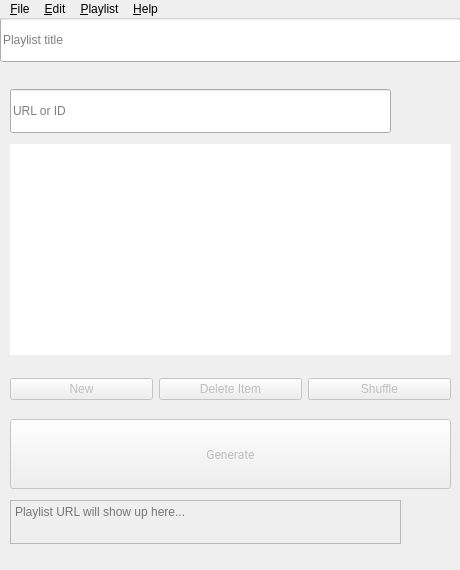
<?xml version="1.0" encoding="UTF-8"?>
<ui version="4.0">
 <class>MainWindow</class>
 <widget class="QMainWindow" name="MainWindow">
  <property name="windowModality">
   <enum>Qt::NonModal</enum>
  </property>
  <property name="geometry">
   <rect>
    <x>0</x>
    <y>0</y>
    <width>460</width>
    <height>570</height>
   </rect>
  </property>
  <property name="sizePolicy">
   <sizepolicy hsizetype="Fixed" vsizetype="Fixed">
    <horstretch>0</horstretch>
    <verstretch>0</verstretch>
   </sizepolicy>
  </property>
  <property name="minimumSize">
   <size>
    <width>460</width>
    <height>570</height>
   </size>
  </property>
  <property name="maximumSize">
   <size>
    <width>460</width>
    <height>570</height>
   </size>
  </property>
  <property name="font">
   <font/>
  </property>
  <property name="windowTitle">
   <string>YouTube Playlist Generator</string>
  </property>
  <property name="windowIcon">
   <iconset>
    <normaloff>../icon/youtube-play.icns</normaloff>../icon/youtube-play.icns</iconset>
  </property>
  <property name="windowOpacity">
   <double>1.000000000000000</double>
  </property>
  <property name="statusTip">
   <string/>
  </property>
  <property name="autoFillBackground">
   <bool>false</bool>
  </property>
  <property name="locale">
   <locale language="English" country="Germany"/>
  </property>
  <property name="unifiedTitleAndToolBarOnMac">
   <bool>false</bool>
  </property>
  <widget class="QWidget" name="centralwidget">
   <widget class="QListWidget" name="listWidget_playlist_items">
    <property name="geometry">
     <rect>
      <x>10</x>
      <y>125</y>
      <width>441</width>
      <height>211</height>
     </rect>
    </property>
    <property name="contextMenuPolicy">
     <enum>Qt::DefaultContextMenu</enum>
    </property>
    <property name="acceptDrops">
     <bool>true</bool>
    </property>
    <property name="frameShape">
     <enum>QFrame::NoFrame</enum>
    </property>
    <property name="tabKeyNavigation">
     <bool>true</bool>
    </property>
    <property name="dragEnabled">
     <bool>true</bool>
    </property>
    <property name="dragDropMode">
     <enum>QAbstractItemView::InternalMove</enum>
    </property>
    <property name="defaultDropAction">
     <enum>Qt::MoveAction</enum>
    </property>
    <property name="alternatingRowColors">
     <bool>false</bool>
    </property>
    <property name="selectionBehavior">
     <enum>QAbstractItemView::SelectItems</enum>
    </property>
    <property name="modelColumn">
     <number>0</number>
    </property>
   </widget>
   <widget class="QTextEdit" name="textEdit_playlist_generated_url">
    <property name="enabled">
     <bool>false</bool>
    </property>
    <property name="geometry">
     <rect>
      <x>10</x>
      <y>481</y>
      <width>391</width>
      <height>44</height>
     </rect>
    </property>
    <property name="cursor" stdset="0">
     <cursorShape>ArrowCursor</cursorShape>
    </property>
    <property name="contextMenuPolicy">
     <enum>Qt::NoContextMenu</enum>
    </property>
    <property name="acceptDrops">
     <bool>false</bool>
    </property>
    <property name="toolTip">
     <string>Playlist URL</string>
    </property>
    <property name="frameShape">
     <enum>QFrame::StyledPanel</enum>
    </property>
    <property name="frameShadow">
     <enum>QFrame::Sunken</enum>
    </property>
    <property name="readOnly">
     <bool>true</bool>
    </property>
    <property name="html">
     <string>&lt;!DOCTYPE HTML PUBLIC &quot;-//W3C//DTD HTML 4.0//EN&quot; &quot;http://www.w3.org/TR/REC-html40/strict.dtd&quot;&gt;
&lt;html&gt;&lt;head&gt;&lt;meta name=&quot;qrichtext&quot; content=&quot;1&quot; /&gt;&lt;meta charset=&quot;utf-8&quot; /&gt;&lt;style type=&quot;text/css&quot;&gt;
p, li { white-space: pre-wrap; }
&lt;/style&gt;&lt;/head&gt;&lt;body style=&quot; font-family:'.AppleSystemUIFont'; font-size:13pt; font-weight:400; font-style:normal;&quot;&gt;
&lt;p style=&quot;-qt-paragraph-type:empty; margin-top:0px; margin-bottom:0px; margin-left:0px; margin-right:0px; -qt-block-indent:0; text-indent:0px;&quot;&gt;&lt;br /&gt;&lt;/p&gt;&lt;/body&gt;&lt;/html&gt;</string>
    </property>
    <property name="acceptRichText">
     <bool>false</bool>
    </property>
    <property name="textInteractionFlags">
     <set>Qt::NoTextInteraction</set>
    </property>
    <property name="placeholderText">
     <string>Playlist URL will show up here...</string>
    </property>
   </widget>
   <widget class="QPushButton" name="pushButton_generate">
    <property name="enabled">
     <bool>false</bool>
    </property>
    <property name="geometry">
     <rect>
      <x>10</x>
      <y>400</y>
      <width>441</width>
      <height>70</height>
     </rect>
    </property>
    <property name="font">
     <font>
      <family>Roboto</family>
     </font>
    </property>
    <property name="cursor">
     <cursorShape>PointingHandCursor</cursorShape>
    </property>
    <property name="toolTip">
     <string>Generate Playlist URL</string>
    </property>
    <property name="styleSheet">
     <string notr="true">QPushButton:enabled {
	color: rgb(255, 255, 255);
	background-color: rgb(255, 23, 68);
}</string>
    </property>
    <property name="text">
     <string>Generate</string>
    </property>
   </widget>
   <widget class="QPushButton" name="pushButton_copy">
    <property name="enabled">
     <bool>false</bool>
    </property>
    <property name="geometry">
     <rect>
      <x>409</x>
      <y>481</y>
      <width>41</width>
      <height>44</height>
     </rect>
    </property>
    <property name="cursor">
     <cursorShape>PointingHandCursor</cursorShape>
    </property>
    <property name="toolTip">
     <string>Copy generated URL</string>
    </property>
    <property name="text">
     <string/>
    </property>
    <property name="icon">
     <iconset>
      <normaloff>../icon/button_icon_copy.svg</normaloff>../icon/button_icon_copy.svg</iconset>
    </property>
    <property name="iconSize">
     <size>
      <width>32</width>
      <height>32</height>
     </size>
    </property>
    <property name="checkable">
     <bool>false</bool>
    </property>
    <property name="flat">
     <bool>true</bool>
    </property>
   </widget>
   <widget class="QPushButton" name="pushButton_add">
    <property name="enabled">
     <bool>false</bool>
    </property>
    <property name="geometry">
     <rect>
      <x>404</x>
      <y>70</y>
      <width>44</width>
      <height>44</height>
     </rect>
    </property>
    <property name="cursor">
     <cursorShape>PointingHandCursor</cursorShape>
    </property>
    <property name="toolTip">
     <string>Add new item</string>
    </property>
    <property name="text">
     <string/>
    </property>
    <property name="icon">
     <iconset>
      <normaloff>../icon/button_icon_add.svg</normaloff>../icon/button_icon_add.svg</iconset>
    </property>
    <property name="iconSize">
     <size>
      <width>38</width>
      <height>38</height>
     </size>
    </property>
    <property name="flat">
     <bool>true</bool>
    </property>
   </widget>
   <widget class="QLineEdit" name="lineEdit_playlist_title">
    <property name="geometry">
     <rect>
      <x>0</x>
      <y>-1</y>
      <width>461</width>
      <height>44</height>
     </rect>
    </property>
    <property name="toolTip">
     <string>Add a playlist title here</string>
    </property>
    <property name="styleSheet">
     <string notr="true"/>
    </property>
    <property name="text">
     <string/>
    </property>
    <property name="frame">
     <bool>true</bool>
    </property>
    <property name="placeholderText">
     <string>Playlist title</string>
    </property>
    <property name="clearButtonEnabled">
     <bool>false</bool>
    </property>
   </widget>
   <widget class="QLineEdit" name="lineEdit_url_id">
    <property name="geometry">
     <rect>
      <x>10</x>
      <y>70</y>
      <width>381</width>
      <height>44</height>
     </rect>
    </property>
    <property name="toolTip">
     <string>Enter URL or ID</string>
    </property>
    <property name="styleSheet">
     <string notr="true"/>
    </property>
    <property name="placeholderText">
     <string>URL or ID</string>
    </property>
   </widget>
   <widget class="QWidget" name="layoutWidget">
    <property name="geometry">
     <rect>
      <x>10</x>
      <y>345</y>
      <width>441</width>
      <height>51</height>
     </rect>
    </property>
    <layout class="QHBoxLayout" name="horizontalLayout">
     <property name="spacing">
      <number>-1</number>
     </property>
     <item>
      <widget class="QPushButton" name="pushButton_new">
       <property name="enabled">
        <bool>false</bool>
       </property>
       <property name="cursor">
        <cursorShape>PointingHandCursor</cursorShape>
       </property>
       <property name="toolTip">
        <string>Create new playlist</string>
       </property>
       <property name="styleSheet">
        <string notr="true"/>
       </property>
       <property name="text">
        <string>New</string>
       </property>
       <property name="icon">
        <iconset>
         <normaloff>../icon/button_icon_reset.svg</normaloff>../icon/button_icon_reset.svg</iconset>
       </property>
       <property name="iconSize">
        <size>
         <width>24</width>
         <height>24</height>
        </size>
       </property>
      </widget>
     </item>
     <item>
      <widget class="QPushButton" name="pushButton_delete_item">
       <property name="enabled">
        <bool>false</bool>
       </property>
       <property name="cursor">
        <cursorShape>PointingHandCursor</cursorShape>
       </property>
       <property name="toolTip">
        <string>Delete selected item</string>
       </property>
       <property name="statusTip">
        <string/>
       </property>
       <property name="styleSheet">
        <string notr="true"/>
       </property>
       <property name="text">
        <string>Delete Item</string>
       </property>
       <property name="icon">
        <iconset>
         <normaloff>../icon/button_icon_delete.svg</normaloff>../icon/button_icon_delete.svg</iconset>
       </property>
       <property name="iconSize">
        <size>
         <width>24</width>
         <height>24</height>
        </size>
       </property>
      </widget>
     </item>
     <item>
      <widget class="QPushButton" name="pushButton_shuffle_playlist">
       <property name="enabled">
        <bool>false</bool>
       </property>
       <property name="cursor">
        <cursorShape>PointingHandCursor</cursorShape>
       </property>
       <property name="toolTip">
        <string>Apply Shuffle</string>
       </property>
       <property name="layoutDirection">
        <enum>Qt::LeftToRight</enum>
       </property>
       <property name="autoFillBackground">
        <bool>false</bool>
       </property>
       <property name="styleSheet">
        <string notr="true"/>
       </property>
       <property name="text">
        <string>Shuffle</string>
       </property>
       <property name="icon">
        <iconset>
         <normaloff>../icon/button_icon_shuffle.svg</normaloff>../icon/button_icon_shuffle.svg</iconset>
       </property>
       <property name="iconSize">
        <size>
         <width>24</width>
         <height>24</height>
        </size>
       </property>
      </widget>
     </item>
    </layout>
   </widget>
  </widget>
  <widget class="QMenuBar" name="menuBarApp">
   <property name="geometry">
    <rect>
     <x>0</x>
     <y>0</y>
     <width>460</width>
     <height>24</height>
    </rect>
   </property>
   <property name="defaultUp">
    <bool>false</bool>
   </property>
   <property name="nativeMenuBar">
    <bool>true</bool>
   </property>
   <widget class="QMenu" name="menuFile">
    <property name="font">
     <font>
      <family>Roboto</family>
     </font>
    </property>
    <property name="title">
     <string>&amp;File</string>
    </property>
    <addaction name="actionNew"/>
    <addaction name="separator"/>
    <addaction name="actionOpen"/>
    <addaction name="separator"/>
    <addaction name="actionSave"/>
    <addaction name="separator"/>
    <addaction name="actionImport"/>
    <addaction name="actionExport"/>
    <addaction name="separator"/>
    <addaction name="actionAbout"/>
    <addaction name="actionSettings"/>
    <addaction name="separator"/>
    <addaction name="actionQuit"/>
   </widget>
   <widget class="QMenu" name="menuEdit">
    <property name="font">
     <font>
      <family>Roboto</family>
     </font>
    </property>
    <property name="tearOffEnabled">
     <bool>false</bool>
    </property>
    <property name="title">
     <string>&amp;Edit</string>
    </property>
    <addaction name="actionUndo"/>
    <addaction name="actionRedo"/>
    <addaction name="separator"/>
    <addaction name="actionCut"/>
    <addaction name="actionCopy"/>
    <addaction name="actionPaste"/>
    <addaction name="separator"/>
    <addaction name="actionSelect_all"/>
    <addaction name="separator"/>
    <addaction name="actionFind"/>
   </widget>
   <widget class="QMenu" name="menuPlaylist">
    <property name="font">
     <font>
      <family>Roboto</family>
     </font>
    </property>
    <property name="title">
     <string>&amp;Playlist</string>
    </property>
    <widget class="QMenu" name="menuSort_items">
     <property name="enabled">
      <bool>false</bool>
     </property>
     <property name="title">
      <string>Sort items</string>
     </property>
     <property name="separatorsCollapsible">
      <bool>false</bool>
     </property>
     <addaction name="actionAscending"/>
     <addaction name="actionDescending"/>
    </widget>
    <widget class="QMenu" name="menuTools">
     <property name="enabled">
      <bool>true</bool>
     </property>
     <property name="title">
      <string>Tools</string>
     </property>
     <addaction name="actionCount_items"/>
     <addaction name="actionClear_all_items"/>
     <addaction name="actionGet_video_information"/>
     <addaction name="actionRemove_duplicates"/>
    </widget>
    <addaction name="actionAdd_item"/>
    <addaction name="actionDelete_Item"/>
    <addaction name="actionRename_item"/>
    <addaction name="separator"/>
    <addaction name="actionShuffle"/>
    <addaction name="separator"/>
    <addaction name="actionGenerate_Playlist"/>
    <addaction name="separator"/>
    <addaction name="menuSort_items"/>
    <addaction name="menuTools"/>
    <addaction name="separator"/>
    <addaction name="actionCopy_URL"/>
   </widget>
   <widget class="QMenu" name="menuHelp">
    <property name="font">
     <font>
      <family>Roboto</family>
     </font>
    </property>
    <property name="title">
     <string>&amp;Help</string>
    </property>
    <addaction name="actionGithub"/>
    <addaction name="separator"/>
    <addaction name="actionReport_a_bug"/>
    <addaction name="actionContact"/>
    <addaction name="separator"/>
    <addaction name="actionAbout_Qt"/>
    <addaction name="separator"/>
    <addaction name="actionLicense"/>
   </widget>
   <addaction name="menuFile"/>
   <addaction name="menuEdit"/>
   <addaction name="menuPlaylist"/>
   <addaction name="menuHelp"/>
  </widget>
  <action name="actionOpen">
   <property name="text">
    <string>Open</string>
   </property>
   <property name="font">
    <font>
     <family>Roboto</family>
    </font>
   </property>
   <property name="shortcut">
    <string>Ctrl+O</string>
   </property>
  </action>
  <action name="actionSave">
   <property name="enabled">
    <bool>false</bool>
   </property>
   <property name="text">
    <string>Save</string>
   </property>
   <property name="font">
    <font>
     <family>Roboto</family>
    </font>
   </property>
   <property name="shortcut">
    <string>Ctrl+S</string>
   </property>
  </action>
  <action name="actionQuit">
   <property name="text">
    <string>Quit</string>
   </property>
   <property name="font">
    <font>
     <family>Roboto</family>
    </font>
   </property>
   <property name="shortcut">
    <string>Alt+F4</string>
   </property>
   <property name="menuRole">
    <enum>QAction::QuitRole</enum>
   </property>
  </action>
  <action name="actionSettings">
   <property name="text">
    <string>Settings</string>
   </property>
   <property name="font">
    <font>
     <family>Roboto</family>
    </font>
   </property>
   <property name="shortcut">
    <string>Alt+,</string>
   </property>
  </action>
  <action name="actionShare">
   <property name="text">
    <string>Share</string>
   </property>
  </action>
  <action name="actionReset_Playlist">
   <property name="enabled">
    <bool>false</bool>
   </property>
   <property name="text">
    <string>Reset</string>
   </property>
   <property name="font">
    <font>
     <family>Roboto</family>
    </font>
   </property>
   <property name="shortcut">
    <string>Alt+R</string>
   </property>
  </action>
  <action name="actionGithub">
   <property name="text">
    <string>Github</string>
   </property>
   <property name="font">
    <font>
     <family>Roboto</family>
    </font>
   </property>
  </action>
  <action name="actionCut">
   <property name="text">
    <string>Cut</string>
   </property>
   <property name="font">
    <font>
     <family>Roboto</family>
    </font>
   </property>
   <property name="shortcut">
    <string>Ctrl+X</string>
   </property>
  </action>
  <action name="actionCopy">
   <property name="text">
    <string>Copy</string>
   </property>
   <property name="font">
    <font>
     <family>Roboto</family>
    </font>
   </property>
   <property name="shortcut">
    <string>Ctrl+C</string>
   </property>
  </action>
  <action name="actionPaste">
   <property name="text">
    <string>Paste</string>
   </property>
   <property name="font">
    <font>
     <family>Roboto</family>
    </font>
   </property>
   <property name="shortcut">
    <string>Ctrl+V</string>
   </property>
  </action>
  <action name="actionGenerate_Playlist">
   <property name="enabled">
    <bool>false</bool>
   </property>
   <property name="text">
    <string>Generate</string>
   </property>
   <property name="font">
    <font>
     <family>Roboto</family>
    </font>
   </property>
   <property name="shortcut">
    <string>Ctrl+G</string>
   </property>
  </action>
  <action name="actionShuffle">
   <property name="enabled">
    <bool>false</bool>
   </property>
   <property name="text">
    <string>Shuffle</string>
   </property>
   <property name="font">
    <font>
     <family>Roboto</family>
    </font>
   </property>
   <property name="shortcut">
    <string>Alt+S</string>
   </property>
  </action>
  <action name="actionUndo">
   <property name="text">
    <string>Undo</string>
   </property>
   <property name="font">
    <font>
     <family>Roboto</family>
    </font>
   </property>
   <property name="shortcut">
    <string>Ctrl+Z</string>
   </property>
  </action>
  <action name="actionRedo">
   <property name="text">
    <string>Redo</string>
   </property>
   <property name="font">
    <font>
     <family>Roboto</family>
    </font>
   </property>
   <property name="shortcut">
    <string>Ctrl+Shift+Z</string>
   </property>
  </action>
  <action name="actionSelect_all">
   <property name="text">
    <string>Select All</string>
   </property>
   <property name="font">
    <font>
     <family>Roboto</family>
    </font>
   </property>
   <property name="shortcut">
    <string>Ctrl+A</string>
   </property>
  </action>
  <action name="actionReport_a_bug">
   <property name="text">
    <string>Report a bug</string>
   </property>
   <property name="font">
    <font>
     <family>Roboto</family>
    </font>
   </property>
  </action>
  <action name="actionContact">
   <property name="text">
    <string>Contact</string>
   </property>
   <property name="font">
    <font>
     <family>Roboto</family>
    </font>
   </property>
  </action>
  <action name="actionAbout">
   <property name="text">
    <string>About</string>
   </property>
   <property name="font">
    <font>
     <family>Roboto</family>
    </font>
   </property>
  </action>
  <action name="actionDelete_Item">
   <property name="enabled">
    <bool>false</bool>
   </property>
   <property name="text">
    <string>Delete item</string>
   </property>
   <property name="font">
    <font>
     <family>Roboto</family>
    </font>
   </property>
   <property name="shortcut">
    <string>Del</string>
   </property>
  </action>
  <action name="actionAdd_item">
   <property name="enabled">
    <bool>false</bool>
   </property>
   <property name="text">
    <string>Add item</string>
   </property>
   <property name="font">
    <font>
     <family>Roboto</family>
    </font>
   </property>
   <property name="shortcut">
    <string>Return</string>
   </property>
  </action>
  <action name="actionCopy_URL">
   <property name="enabled">
    <bool>false</bool>
   </property>
   <property name="text">
    <string>Copy URL</string>
   </property>
   <property name="font">
    <font>
     <family>Roboto</family>
    </font>
   </property>
   <property name="shortcut">
    <string>Ctrl+U</string>
   </property>
  </action>
  <action name="actionRename_item">
   <property name="enabled">
    <bool>false</bool>
   </property>
   <property name="text">
    <string>Rename item</string>
   </property>
   <property name="font">
    <font>
     <family>Roboto</family>
    </font>
   </property>
   <property name="shortcut">
    <string>Meta+Alt+R</string>
   </property>
  </action>
  <action name="actionRemove_duplicates">
   <property name="enabled">
    <bool>false</bool>
   </property>
   <property name="text">
    <string>Remove duplicates</string>
   </property>
   <property name="shortcut">
    <string>Alt+D</string>
   </property>
  </action>
  <action name="actionMinimize">
   <property name="text">
    <string>Minimize</string>
   </property>
  </action>
  <action name="actionAscending">
   <property name="enabled">
    <bool>false</bool>
   </property>
   <property name="text">
    <string>Ascending</string>
   </property>
  </action>
  <action name="actionDescending">
   <property name="enabled">
    <bool>false</bool>
   </property>
   <property name="text">
    <string>Descending</string>
   </property>
  </action>
  <action name="actionCount_items">
   <property name="enabled">
    <bool>false</bool>
   </property>
   <property name="text">
    <string>Count items</string>
   </property>
   <property name="shortcut">
    <string>Alt+C</string>
   </property>
  </action>
  <action name="actionClear_all_items">
   <property name="enabled">
    <bool>false</bool>
   </property>
   <property name="text">
    <string>Clear all items</string>
   </property>
   <property name="shortcut">
    <string>Ctrl+Alt+C</string>
   </property>
  </action>
  <action name="actionNew">
   <property name="text">
    <string>New Playlist</string>
   </property>
   <property name="shortcut">
    <string>Ctrl+N</string>
   </property>
  </action>
  <action name="actionFind">
   <property name="text">
    <string>Find</string>
   </property>
   <property name="shortcut">
    <string>Ctrl+F</string>
   </property>
  </action>
  <action name="actionAbout_Qt">
   <property name="text">
    <string>About Qt</string>
   </property>
  </action>
  <action name="actionLicense">
   <property name="text">
    <string>License</string>
   </property>
  </action>
  <action name="actionOpen_recent_file">
   <property name="text">
    <string>Open recent file</string>
   </property>
  </action>
  <action name="actionGet_video_information">
   <property name="enabled">
    <bool>false</bool>
   </property>
   <property name="text">
    <string>Get video information</string>
   </property>
   <property name="shortcut">
    <string>Alt+I</string>
   </property>
  </action>
  <action name="actionImport">
   <property name="text">
    <string>Import</string>
   </property>
   <property name="shortcut">
    <string>Ctrl+I</string>
   </property>
  </action>
  <action name="actionExport">
   <property name="text">
    <string>Export</string>
   </property>
   <property name="shortcut">
    <string>Ctrl+E</string>
   </property>
  </action>
 </widget>
 <tabstops>
  <tabstop>lineEdit_url_id</tabstop>
  <tabstop>pushButton_add</tabstop>
  <tabstop>listWidget_playlist_items</tabstop>
  <tabstop>pushButton_new</tabstop>
  <tabstop>pushButton_delete_item</tabstop>
  <tabstop>pushButton_shuffle_playlist</tabstop>
  <tabstop>pushButton_generate</tabstop>
  <tabstop>textEdit_playlist_generated_url</tabstop>
  <tabstop>pushButton_copy</tabstop>
  <tabstop>lineEdit_playlist_title</tabstop>
 </tabstops>
 <resources/>
 <connections>
  <connection>
   <sender>actionQuit</sender>
   <signal>triggered()</signal>
   <receiver>MainWindow</receiver>
   <slot>close()</slot>
   <hints>
    <hint type="sourcelabel">
     <x>-1</x>
     <y>-1</y>
    </hint>
    <hint type="destinationlabel">
     <x>229</x>
     <y>284</y>
    </hint>
   </hints>
  </connection>
 </connections>
</ui>
